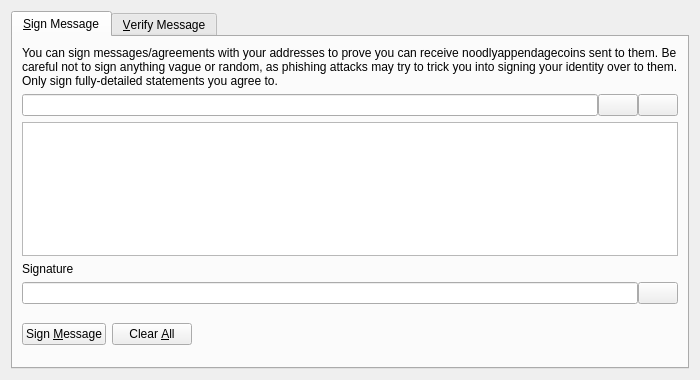
<?xml version="1.0" encoding="UTF-8"?>
<ui version="4.0">
 <class>SignVerifyMessageDialog</class>
 <widget class="QDialog" name="SignVerifyMessageDialog">
  <property name="geometry">
   <rect>
    <x>0</x>
    <y>0</y>
    <width>700</width>
    <height>380</height>
   </rect>
  </property>
  <property name="windowTitle">
   <string>Signatures - Sign / Verify a Message</string>
  </property>
  <property name="modal">
   <bool>true</bool>
  </property>
  <layout class="QVBoxLayout" name="verticalLayout">
   <item>
    <widget class="QTabWidget" name="tabWidget">
     <property name="currentIndex">
      <number>0</number>
     </property>
     <widget class="QWidget" name="tabSignMessage">
      <attribute name="title">
       <string>&amp;Sign Message</string>
      </attribute>
      <layout class="QVBoxLayout" name="verticalLayout_SM">
       <item>
        <widget class="QLabel" name="infoLabel_SM">
         <property name="text">
          <string>You can sign messages/agreements with your addresses to prove you can receive noodlyappendagecoins sent to them. Be careful not to sign anything vague or random, as phishing attacks may try to trick you into signing your identity over to them. Only sign fully-detailed statements you agree to.</string>
         </property>
         <property name="textFormat">
          <enum>Qt::PlainText</enum>
         </property>
         <property name="wordWrap">
          <bool>true</bool>
         </property>
        </widget>
       </item>
       <item>
        <layout class="QHBoxLayout" name="horizontalLayout_1_SM">
         <property name="spacing">
          <number>0</number>
         </property>
         <item>
          <widget class="QValidatedLineEdit" name="addressIn_SM">
           <property name="toolTip">
            <string>The Noodlyappendagecoin address to sign the message with</string>
           </property>
          </widget>
         </item>
         <item>
          <widget class="QPushButton" name="addressBookButton_SM">
           <property name="toolTip">
            <string>Choose previously used address</string>
           </property>
           <property name="text">
            <string/>
           </property>
           <property name="icon">
            <iconset resource="../bitcoin.qrc">
             <normaloff>:/icons/address-book</normaloff>:/icons/address-book</iconset>
           </property>
           <property name="shortcut">
            <string>Alt+A</string>
           </property>
           <property name="autoDefault">
            <bool>false</bool>
           </property>
          </widget>
         </item>
         <item>
          <widget class="QPushButton" name="pasteButton_SM">
           <property name="toolTip">
            <string>Paste address from clipboard</string>
           </property>
           <property name="text">
            <string/>
           </property>
           <property name="icon">
            <iconset resource="../bitcoin.qrc">
             <normaloff>:/icons/editpaste</normaloff>:/icons/editpaste</iconset>
           </property>
           <property name="shortcut">
            <string>Alt+P</string>
           </property>
           <property name="autoDefault">
            <bool>false</bool>
           </property>
          </widget>
         </item>
        </layout>
       </item>
       <item>
        <widget class="QPlainTextEdit" name="messageIn_SM">
         <property name="toolTip">
          <string>Enter the message you want to sign here</string>
         </property>
        </widget>
       </item>
       <item>
        <widget class="QLabel" name="signatureLabel_SM">
         <property name="text">
          <string>Signature</string>
         </property>
         <property name="textFormat">
          <enum>Qt::PlainText</enum>
         </property>
        </widget>
       </item>
       <item>
        <layout class="QHBoxLayout" name="horizontalLayout_2_SM">
         <property name="spacing">
          <number>0</number>
         </property>
         <item>
          <widget class="QLineEdit" name="signatureOut_SM">
           <property name="font">
            <font>
             <italic>true</italic>
            </font>
           </property>
           <property name="readOnly">
            <bool>true</bool>
           </property>
          </widget>
         </item>
         <item>
          <widget class="QPushButton" name="copySignatureButton_SM">
           <property name="toolTip">
            <string>Copy the current signature to the system clipboard</string>
           </property>
           <property name="text">
            <string/>
           </property>
           <property name="icon">
            <iconset resource="../bitcoin.qrc">
             <normaloff>:/icons/editcopy</normaloff>:/icons/editcopy</iconset>
           </property>
           <property name="autoDefault">
            <bool>false</bool>
           </property>
          </widget>
         </item>
        </layout>
       </item>
       <item>
        <layout class="QHBoxLayout" name="horizontalLayout_3_SM">
         <item>
          <widget class="QPushButton" name="signMessageButton_SM">
           <property name="toolTip">
            <string>Sign the message to prove you own this Noodlyappendagecoin address</string>
           </property>
           <property name="text">
            <string>Sign &amp;Message</string>
           </property>
           <property name="icon">
            <iconset resource="../bitcoin.qrc">
             <normaloff>:/icons/edit</normaloff>:/icons/edit</iconset>
           </property>
           <property name="autoDefault">
            <bool>false</bool>
           </property>
          </widget>
         </item>
         <item>
          <widget class="QPushButton" name="clearButton_SM">
           <property name="toolTip">
            <string>Reset all sign message fields</string>
           </property>
           <property name="text">
            <string>Clear &amp;All</string>
           </property>
           <property name="icon">
            <iconset resource="../bitcoin.qrc">
             <normaloff>:/icons/remove</normaloff>:/icons/remove</iconset>
           </property>
           <property name="autoDefault">
            <bool>false</bool>
           </property>
          </widget>
         </item>
         <item>
          <spacer name="horizontalSpacer_1_SM">
           <property name="orientation">
            <enum>Qt::Horizontal</enum>
           </property>
           <property name="sizeHint" stdset="0">
            <size>
             <width>40</width>
             <height>48</height>
            </size>
           </property>
          </spacer>
         </item>
         <item>
          <widget class="QLabel" name="statusLabel_SM">
           <property name="font">
            <font>
             <weight>75</weight>
             <bold>true</bold>
            </font>
           </property>
           <property name="text">
            <string/>
           </property>
           <property name="wordWrap">
            <bool>true</bool>
           </property>
          </widget>
         </item>
         <item>
          <spacer name="horizontalSpacer_2_SM">
           <property name="orientation">
            <enum>Qt::Horizontal</enum>
           </property>
           <property name="sizeHint" stdset="0">
            <size>
             <width>40</width>
             <height>48</height>
            </size>
           </property>
          </spacer>
         </item>
        </layout>
       </item>
      </layout>
     </widget>
     <widget class="QWidget" name="tabVerifyMessage">
      <attribute name="title">
       <string>&amp;Verify Message</string>
      </attribute>
      <layout class="QVBoxLayout" name="verticalLayout_VM">
       <item>
        <widget class="QLabel" name="infoLabel_VM">
         <property name="text">
          <string>Enter the receiver's address, message (ensure you copy line breaks, spaces, tabs, etc. exactly) and signature below to verify the message. Be careful not to read more into the signature than what is in the signed message itself, to avoid being tricked by a man-in-the-middle attack. Note that this only proves the signing party receives with the address, it cannot prove sendership of any transaction!</string>
         </property>
         <property name="textFormat">
          <enum>Qt::PlainText</enum>
         </property>
         <property name="alignment">
          <set>Qt::AlignLeading|Qt::AlignLeft|Qt::AlignTop</set>
         </property>
         <property name="wordWrap">
          <bool>true</bool>
         </property>
        </widget>
       </item>
       <item>
        <layout class="QHBoxLayout" name="horizontalLayout_1_VM">
         <property name="spacing">
          <number>0</number>
         </property>
         <item>
          <widget class="QValidatedLineEdit" name="addressIn_VM">
           <property name="toolTip">
            <string>The Noodlyappendagecoin address the message was signed with</string>
           </property>
          </widget>
         </item>
         <item>
          <widget class="QPushButton" name="addressBookButton_VM">
           <property name="toolTip">
            <string>Choose previously used address</string>
           </property>
           <property name="text">
            <string/>
           </property>
           <property name="icon">
            <iconset resource="../bitcoin.qrc">
             <normaloff>:/icons/address-book</normaloff>:/icons/address-book</iconset>
           </property>
           <property name="shortcut">
            <string>Alt+A</string>
           </property>
           <property name="autoDefault">
            <bool>false</bool>
           </property>
          </widget>
         </item>
        </layout>
       </item>
       <item>
        <widget class="QPlainTextEdit" name="messageIn_VM"/>
       </item>
       <item>
        <widget class="QValidatedLineEdit" name="signatureIn_VM"/>
       </item>
       <item>
        <layout class="QHBoxLayout" name="horizontalLayout_2_VM">
         <item>
          <widget class="QPushButton" name="verifyMessageButton_VM">
           <property name="toolTip">
            <string>Verify the message to ensure it was signed with the specified Noodlyappendagecoin address</string>
           </property>
           <property name="text">
            <string>Verify &amp;Message</string>
           </property>
           <property name="icon">
            <iconset resource="../bitcoin.qrc">
             <normaloff>:/icons/transaction_0</normaloff>:/icons/transaction_0</iconset>
           </property>
           <property name="autoDefault">
            <bool>false</bool>
           </property>
          </widget>
         </item>
         <item>
          <widget class="QPushButton" name="clearButton_VM">
           <property name="toolTip">
            <string>Reset all verify message fields</string>
           </property>
           <property name="text">
            <string>Clear &amp;All</string>
           </property>
           <property name="icon">
            <iconset resource="../bitcoin.qrc">
             <normaloff>:/icons/remove</normaloff>:/icons/remove</iconset>
           </property>
           <property name="autoDefault">
            <bool>false</bool>
           </property>
          </widget>
         </item>
         <item>
          <spacer name="horizontalSpacer_1_VM">
           <property name="orientation">
            <enum>Qt::Horizontal</enum>
           </property>
           <property name="sizeHint" stdset="0">
            <size>
             <width>40</width>
             <height>48</height>
            </size>
           </property>
          </spacer>
         </item>
         <item>
          <widget class="QLabel" name="statusLabel_VM">
           <property name="font">
            <font>
             <weight>75</weight>
             <bold>true</bold>
            </font>
           </property>
           <property name="text">
            <string/>
           </property>
           <property name="wordWrap">
            <bool>true</bool>
           </property>
          </widget>
         </item>
         <item>
          <spacer name="horizontalSpacer_2_VM">
           <property name="orientation">
            <enum>Qt::Horizontal</enum>
           </property>
           <property name="sizeHint" stdset="0">
            <size>
             <width>40</width>
             <height>48</height>
            </size>
           </property>
          </spacer>
         </item>
        </layout>
       </item>
      </layout>
     </widget>
    </widget>
   </item>
  </layout>
 </widget>
 <customwidgets>
  <customwidget>
   <class>QValidatedLineEdit</class>
   <extends>QLineEdit</extends>
   <header>qt/qvalidatedlineedit.h</header>
  </customwidget>
 </customwidgets>
 <resources>
  <include location="../bitcoin.qrc"/>
 </resources>
 <connections/>
</ui>
